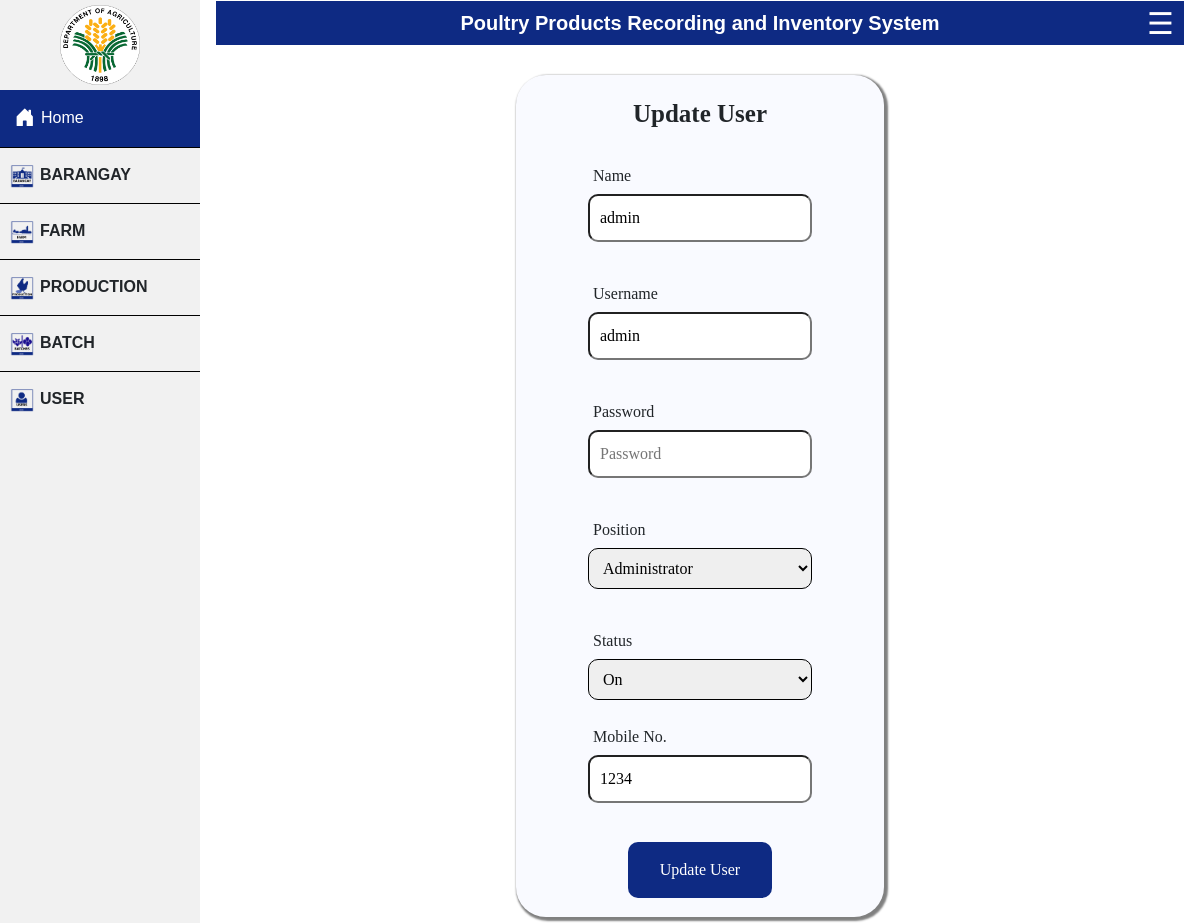
The app's page /project/update.php?userID=136 with its own data.
### tables this page shows
CREATE TABLE `user` (
  `userID` int(11) NOT NULL,
  `name` varchar(21) NOT NULL,
  `username` varchar(21) NOT NULL,
  `position` varchar(21) NOT NULL DEFAULT 'admin',
  `password` varchar(255) NOT NULL,
  `repassword` varchar(21) NOT NULL,
  `baranggay` varchar(21) NOT NULL,
  `mobile_no` bigint(21) NOT NULL,
  `status` varchar(21) NOT NULL DEFAULT 'on'
);

### project/connect.php (called while the page is built, shortened)
<?php
$password = "";
?>

### project/update.php (the view, shortened to what this page needs)
<?php
include 'connect.php';
$data = mysqli_connect($sname, $uname, $password, $db_name);
$name = "";
$mobile_no = "";
if($_SERVER['REQUEST_METHOD'] == 'GET'){
	$userID = $_GET["userID"];
	$sql = "SELECT * FROM user WHERE userID = $userID";
	$result = $data->query($sql);
	$row = $result->fetch_assoc();
	$name = $row["name"];
	$username = $row["username"];
	$mobile_no = $row["mobile_no"];
}
?>
<?php include ("header.php");  ?>
<section class="log-in">
    <form action="#" method="post">
        <div class="text2">
            <p><b>Update User</b></p>
        </div>
        <div class="input-wrapper">
            <div class="input">
                <p>Name</p>
                <input type="text" name="name" placeholder="Name" id="name" value="<?php echo $name; ?>" required>
            </div>
            <div class="inputUser">
                <p>Username</p>
                <input type="text" name="username" placeholder="Username" id="username" value="<?php echo $username; ?>"
                    required>
            </div>
            <div class="input3">
                <p>Password</p>
                <input type="Password" name="password" placeholder="Password" id="password"
                    value="<?php echo $password; ?>" required>
            </div>
            <div class="input2">
                <p>Position</p>
                <select name="position" id="position">
                    <option value="admin">Administrator</option>
                </select>
            </div>
            <div class="input2">
                <p>Status</p>
                <select name="status" id="status">
                    <option value="on">On</option>
                </select>
            </div>
            <div class="input4">
                <p>Mobile No.</p>
                <input type="number" name="mobile_no" placeholder="09** *** ****" id="mobile"
                    value="<?php echo $mobile_no; ?>" required>
            </div>
        </div>
        <div class="submit">
            <input type="submit" name="update" id="submit" value="Update User">
        </div>
</section>
</body>
</html>

### project/header.php (style rules this page uses)
body { margin: 0; font-family: helvetica; }

### project/update.php (style rules this page uses)
.input-wrapper { display: grid; justify-content: center; }
.log-in { box-shadow: 2px 2px 2px 2px grey; border-radius: 30px; font-family: tahoma; background-color: #f9faff; padding: 15px; margin-top: 30px; margin-right: 300px; margin-left: 300px; margin-bottom: 5px; }
.log-in p { padding: 5px; }
.text2 { display: grid; justify-content: center; font-size: 25px; }
.input { display: grid; }
.input p { margin-top: 5px; }
.inputUser { display: grid; }
.inputUser p { margin-top: 35px; }
.input2 { display: grid; }
.input2 p { margin-top: 35px; }
.input3 { display: grid; }
.input3 p { margin-top: 35px; }
.input4 { display: grid; }
.input4 p { margin-top: 20px; }
.submit { margin-top: 35px; display: grid; justify-content: center; text-align: center; }
input[type=submit] { border-radius: 10px; background-color: #0e2a83; border: none; color: white; padding: 16px 32px; text-decoration: none; margin: 4px 2px; cursor: pointer; }
input { margin-top: -15px; color: black; border-radius: 10px; padding: 10px; }
select { margin-top: -15px; padding: 10px; outline: 0; background-image: none; border: 1px solid black; border-radius: 10px; }

### records on screen
user: name "admin", username "admin", mobile_no "1234"
